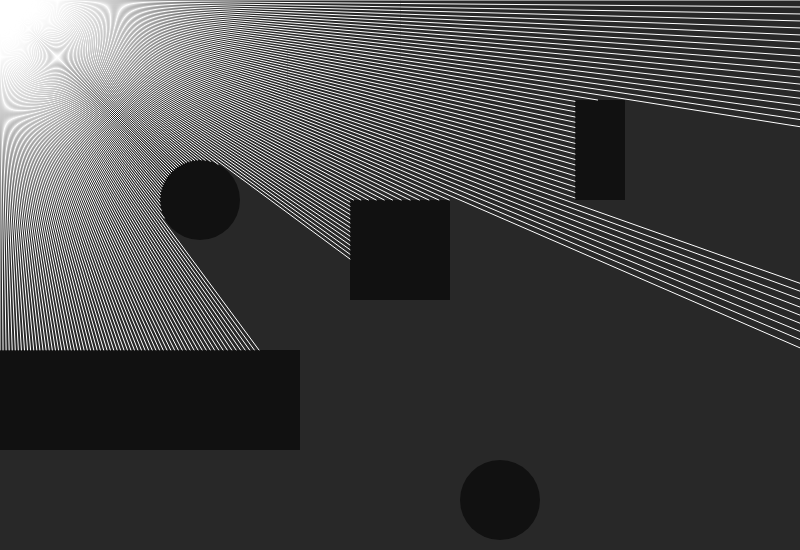
Frame 1 (no input)
Frame 60 (no input): identical to frame 1, image omitted
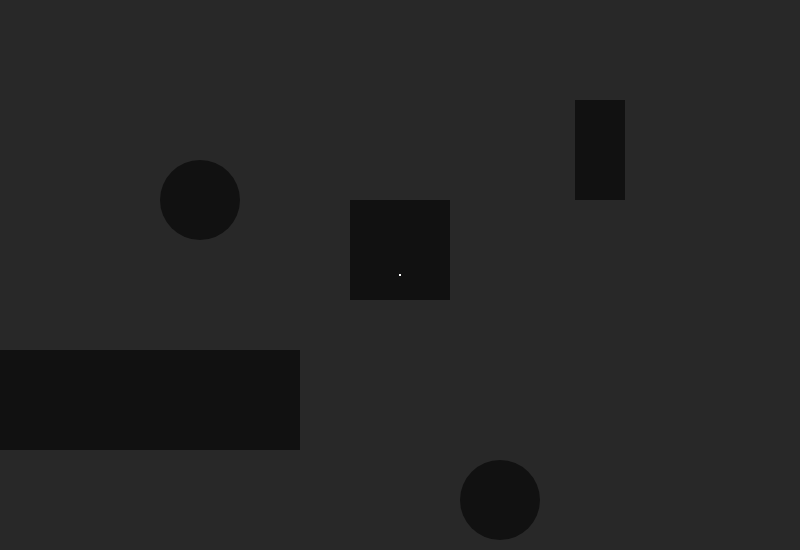
Frame 120 (the mouse pressed at the canvas centre since frame 60)

The p5.js sketch that drew these frames (run headless with seeded random() and noise() and a simulated clock; from frame 60 on, the mouse is pressed at the canvas centre):

// p5.js sketch
// ── sketch.js
var boxes = []
var circles = []
var source;
var iterations;

function setup() {
  // put setup code here
  createCanvas(800, 550);
  boxes.push(new Box(400, 250, 100, 100, "#111"));
  boxes.push(new Box(600, 150, 50, 100, "#111"));
  boxes.push(new Box(150, 400, 300, 100, "#111"));
  circles.push(new Circle(200, 200, 40, "#111"));
  circles.push(new Circle(500, 500, 40, "#111"));
  source = {x:700, y:500};
}

function distance(p){
  return Math.sqrt(p.x*p.x + p.y*p.y);
}

function signedDstToCircle(p, centre, radius) {
  return distance({x:(centre.x-p.x), y:(centre.y-p.y)})-radius;
}

function signedDstToRect(rect, p) {
  var dx = Math.max(rect.min.x - p.x, 0, p.x - rect.max.x);
  var dy = Math.max(rect.min.y - p.y, 0, p.y - rect.max.y);
  return Math.sqrt(dx*dx + dy*dy);
}

function drawCircleAtPos(p, r){
  stroke(255);
  fill(220, 220, 220, 10);
  ellipse(p.x, p.y, r);
  fill(255);
  ellipse(p.x, p.y, 5);
}

function drawShapes(){
  for(var i = 0; i < boxes.length; i++){
    boxes[i].show();
  }
  for(var i = 0; i < circles.length; i++){
    circles[i].show();
  }
}

function shortestDistToPoint(p){
  var result = Infinity;
  for(var i = 0; i < boxes.length; i++){
    var d = signedDstToRect({max:boxes[i].max, min:boxes[i].min}, p);
    result = d < result ? d : result;
  }
  for(var i = 0; i < circles.length; i++){
    var d = signedDstToCircle(p, {x:circles[i].x, y:circles[i].y}, circles[i].r);
    result = d < result ? d : result;
  }
  return result;
}

function getDirection(p1, p2){
  var r = Math.atan2(p2.y - p1.y, p2.x - p1.x);
  var v = {x:Math.cos(r), y:Math.sin(r)};
  return v;
}

function drawLineInDirection(p1, v, l){
  stroke(255);
  line(p1.x, p1.y, p1.x+v.x*l, p1.y+v.y*l);
}

function mouseClicked() {
  source = {x:mouseX, y:mouseY};
}

function getAngleFromVector(v){
    var angle = Math.atan2(v.y, v.x);   //radians
    // you need to devide by PI, and MULTIPLY by 180:
    var degrees = 180*angle/Math.PI;  //degrees
    return (360+Math.round(degrees))%360; //round number, avoid decimal fragments
}

function getVectorFromAngle(angle){
  var v = p5.Vector.fromAngle(radians(angle), 1);
  return {x:v.x, y:v.y};
}

function draw() {
  // put drawing code here
  background(40);
  drawShapes();
  var direction = getDirection(source, {x:mouseX, y:mouseY});
  //drawLineInDirection(source, {x:mouseX, y:mouseY}, direction, 100);
  var curPos = source;

  var example = false;
  if(example){
    iterations = 100;
    for(var i = 0; i < iterations; i++){
      radius = shortestDistToPoint(curPos);
      drawLineInDirection(curPos, direction, radius);
      if(radius>0){
        drawCircleAtPos({x:curPos.x, y:curPos.y}, radius*2);
      }
      curPos = {
        x:curPos.x+direction.x*radius,
        y:curPos.y+direction.y*radius
      };
      if(curPos.x < 0 || curPos.x > width || curPos.y < 0 || curPos.y > height){
        radius = 1000;
        break;
      }
    }
  }else{
    source = {x:mouseX, y:mouseY};
    iterations = 100;
    var direction;
    var radius;
    for(var a = 0; a < 360; a+=0.5){
      curPos = source;
      direction = getVectorFromAngle(a);
      radius = 0;
      for(var i = 0; i < iterations; i++){
        radius = shortestDistToPoint(curPos);
        curPos = {
          x:curPos.x+direction.x*radius,
          y:curPos.y+direction.y*radius
        };
        if(radius==0){
          radius = distance({x:source.x-curPos.x, y:source.y-curPos.y});
          break;
        }
        if(curPos.x < 0 || curPos.x > width || curPos.y < 0 || curPos.y > height){
          radius = 1000;
          break;
        }else if(i == iterations-1){
          radius = distance({x:source.x-curPos.x, y:source.y-curPos.y});
          break;
        }
      }
      drawLineInDirection(source, direction, radius);
    }
  }
}

// ── Shapes.js
function Box(x, y, w, h, c) {
  this.x = x;
  this.y = y;
  this.w = w;
  this.h = h;
  this.c = c;
  this.min = {
      x: (this.x-this.w/2),
      y: (this.y-this.h/2)
  }
  this.max = {
      x: (this.x+this.w/2),
      y: (this.y+this.h/2)
  }
  this.show = function() {
    push();
    rectMode(CENTER);
    noStroke();
    fill(this.c);
    rect(this.x, this.y, this.w, this.h);
    pop();
  }
}

function Circle(x, y, r, c) {
  this.x = x;
  this.y = y;
  this.r = r;
  this.c = c;
  this.show = function() {
    push();
    rectMode(CENTER);
    noStroke();
    fill(this.c);
    ellipse(this.x, this.y, this.r*2);
    pop();
  }
}

// ── beauty.js
var boxes = []
var circles = []
var source;
var iterations;

function setup() {
  // put setup code here
  createCanvas(800, 550);
  boxes.push(new Box(400, 250, 100, 100, "#111"));
  boxes.push(new Box(600, 150, 50, 100, "#111"));
  boxes.push(new Box(150, 400, 300, 100, "#111"));
  circles.push(new Circle(200, 200, 40, "#111"));
  circles.push(new Circle(500, 500, 40, "#111"));
  source = {x:700, y:500};
}

function distance(p){
  return Math.sqrt(p.x*p.x + p.y*p.y);
}

function signedDstToCircle(p, centre, radius) {
  return distance({x:(centre.x-p.x), y:(centre.y-p.y)})-radius;
}

function signedDstToRect(rect, p) {
  var dx = Math.max(rect.min.x - p.x, 0, p.x - rect.max.x);
  var dy = Math.max(rect.min.y - p.y, 0, p.y - rect.max.y);
  return Math.sqrt(dx*dx + dy*dy);
}

function drawCircleAtPos(p, r){
  stroke(255);
  fill(220, 220, 220, 10);
  ellipse(p.x, p.y, r);
  fill(255);
  ellipse(p.x, p.y, 5);
}

function drawShapes(){
  for(var i = 0; i < boxes.length; i++){
    boxes[i].show();
  }
  for(var i = 0; i < circles.length; i++){
    circles[i].show();
  }
}

function shortestDistToPoint(p){
  var result = Infinity;
  for(var i = 0; i < boxes.length; i++){
    var d = signedDstToRect({max:boxes[i].max, min:boxes[i].min}, p);
    result = d < result ? d : result;
  }
  for(var i = 0; i < circles.length; i++){
    var d = signedDstToCircle(p, {x:circles[i].x, y:circles[i].y}, circles[i].r);
    result = d < result ? d : result;
  }
  return result;
}

function getDirection(p1, p2){
  var r = Math.atan2(p2.y - p1.y, p2.x - p1.x);
  var v = {x:Math.cos(r), y:Math.sin(r)};
  return v;
}

function drawLineInDirection(p1, v, l){
  stroke(255);
  line(p1.x, p1.y, p1.x+v.x*l, p1.y+v.y*l);
}

function mouseClicked() {
  source = {x:mouseX, y:mouseY};
}

function getAngleFromVector(v){
    var angle = Math.atan2(v.y, v.x);   //radians
    // you need to devide by PI, and MULTIPLY by 180:
    var degrees = 180*angle/Math.PI;  //degrees
    return (360+Math.round(degrees))%360; //round number, avoid decimal fragments
}

function getVectorFromAngle(angle){
  var v = p5.Vector.fromAngle(radians(angle), 1);
  return {x:v.x, y:v.y};
}

function draw() {
  // put drawing code here
  background(40);
  drawShapes();
  //var direction = getDirection(source, {x:mouseX, y:mouseY});
  //drawLineInDirection(source, {x:mouseX, y:mouseY}, direction, 100);
  var curPos = source;

  source = {x:mouseX, y:mouseY};

  iterations = 100;
  var direction;
  for(var a = 0; a < 360; a++){
    curPos = source;
    direction = getVectorFromAngle(a);
    for(var i = 0; i < iterations; i++){
      var radius = shortestDistToPoint(curPos);
      curPos = {
        x:curPos.x+direction.x*radius,
        y:curPos.y+direction.y*radius
      };
      if(curPos.x < 0 || curPos.x > width || curPos.y < 0 || curPos.y > height || radius <0){
        break;
      }
      drawLineInDirection(curPos, direction, radius);
    }
  }
}

// ── beauty2.js
var boxes = []
var circles = []
var source;
var iterations;

function setup() {
  // put setup code here
  createCanvas(800, 550);
  boxes.push(new Box(400, 250, 100, 100, "#111"));
  boxes.push(new Box(600, 150, 50, 100, "#111"));
  boxes.push(new Box(150, 400, 300, 100, "#111"));
  circles.push(new Circle(200, 200, 40, "#111"));
  circles.push(new Circle(500, 500, 40, "#111"));
  source = {x:700, y:500};
}

function distance(p){
  return Math.sqrt(p.x*p.x + p.y*p.y);
}

function signedDstToCircle(p, centre, radius) {
  return distance({x:(centre.x-p.x), y:(centre.y-p.y)})-radius;
}

function signedDstToRect(rect, p) {
  var dx = Math.max(rect.min.x - p.x, 0, p.x - rect.max.x);
  var dy = Math.max(rect.min.y - p.y, 0, p.y - rect.max.y);
  return Math.sqrt(dx*dx + dy*dy);
}

function drawCircleAtPos(p, r){
  stroke(255);
  fill(220, 220, 220, 10);
  ellipse(p.x, p.y, r);
  fill(255);
  ellipse(p.x, p.y, 5);
}

function drawShapes(){
  for(var i = 0; i < boxes.length; i++){
    boxes[i].show();
  }
  for(var i = 0; i < circles.length; i++){
    circles[i].show();
  }
}

function shortestDistToPoint(p){
  var result = Infinity;
  for(var i = 0; i < boxes.length; i++){
    var d = signedDstToRect({max:boxes[i].max, min:boxes[i].min}, p);
    result = d < result ? d : result;
  }
  for(var i = 0; i < circles.length; i++){
    var d = signedDstToCircle(p, {x:circles[i].x, y:circles[i].y}, circles[i].r);
    result = d < result ? d : result;
  }
  return result;
}

function getDirection(p1, p2){
  var r = Math.atan2(p2.y - p1.y, p2.x - p1.x);
  var v = {x:Math.cos(r), y:Math.sin(r)};
  return v;
}

function drawLineInDirection(p1, v, l){
  stroke(255);
  line(p1.x, p1.y, p1.x+v.x*l, p1.y+v.y*l);
}

function mouseClicked() {
  source = {x:mouseX, y:mouseY};
}

function getAngleFromVector(v){
    var angle = Math.atan2(v.y, v.x);   //radians
    // you need to devide by PI, and MULTIPLY by 180:
    var degrees = 180*angle/Math.PI;  //degrees
    return (360+Math.round(degrees))%360; //round number, avoid decimal fragments
}

function getVectorFromAngle(angle){
  var v = p5.Vector.fromAngle(radians(angle), 1);
  return {x:v.x, y:v.y};
}

function draw() {
  // put drawing code here
  background(40);
  drawShapes();
  //var direction = getDirection(source, {x:mouseX, y:mouseY});
  //drawLineInDirection(source, {x:mouseX, y:mouseY}, direction, 100);
  var curPos = source;

  source = {x:mouseX, y:mouseY};

  iterations = 100;
  var direction;
  var radius;
  for(var a = 0; a < 360; a++){
    curPos = source;
    direction = getVectorFromAngle(a);
    radius = 0;
    for(var i = 0; i < iterations; i++){
      radius += shortestDistToPoint(curPos);
      curPos = {
        x:curPos.x+direction.x*radius,
        y:curPos.y+direction.y*radius
      };
      if(curPos.x < 0 || curPos.x > width || curPos.y < 0 || curPos.y > height || radius <0){
        break;
      }
      drawLineInDirection(curPos, direction, radius);
    }
  }
}

// ── beauty3.js
var boxes = []
var circles = []
var source;
var iterations;

function setup() {
  // put setup code here
  createCanvas(800, 550);
  boxes.push(new Box(400, 250, 100, 100, "#111"));
  boxes.push(new Box(600, 150, 50, 100, "#111"));
  boxes.push(new Box(150, 400, 300, 100, "#111"));
  circles.push(new Circle(200, 200, 40, "#111"));
  circles.push(new Circle(500, 500, 40, "#111"));
  source = {x:700, y:500};
}

function distance(p){
  return Math.sqrt(p.x*p.x + p.y*p.y);
}

function signedDstToCircle(p, centre, radius) {
  return distance({x:(centre.x-p.x), y:(centre.y-p.y)})-radius;
}

function signedDstToRect(rect, p) {
  var dx = Math.max(rect.min.x - p.x, 0, p.x - rect.max.x);
  var dy = Math.max(rect.min.y - p.y, 0, p.y - rect.max.y);
  return Math.sqrt(dx*dx + dy*dy);
}

function drawCircleAtPos(p, r){
  stroke(255);
  fill(220, 220, 220, 10);
  ellipse(p.x, p.y, r);
  fill(255);
  ellipse(p.x, p.y, 5);
}

function drawShapes(){
  for(var i = 0; i < boxes.length; i++){
    boxes[i].show();
  }
  for(var i = 0; i < circles.length; i++){
    circles[i].show();
  }
}

function shortestDistToPoint(p){
  var result = Infinity;
  for(var i = 0; i < boxes.length; i++){
    var d = signedDstToRect({max:boxes[i].max, min:boxes[i].min}, p);
    result = d < result ? d : result;
  }
  for(var i = 0; i < circles.length; i++){
    var d = signedDstToCircle(p, {x:circles[i].x, y:circles[i].y}, circles[i].r);
    result = d < result ? d : result;
  }
  return result;
}

function getDirection(p1, p2){
  var r = Math.atan2(p2.y - p1.y, p2.x - p1.x);
  var v = {x:Math.cos(r), y:Math.sin(r)};
  return v;
}

function drawLineInDirection(p1, v, l){
  stroke(255);
  line(p1.x, p1.y, p1.x+v.x*l, p1.y+v.y*l);
}

function mouseClicked() {
  source = {x:mouseX, y:mouseY};
}

function getAngleFromVector(v){
    var angle = Math.atan2(v.y, v.x);   //radians
    // you need to devide by PI, and MULTIPLY by 180:
    var degrees = 180*angle/Math.PI;  //degrees
    return (360+Math.round(degrees))%360; //round number, avoid decimal fragments
}

function getVectorFromAngle(angle){
  var v = p5.Vector.fromAngle(radians(angle), 1);
  return {x:v.x, y:v.y};
}

function draw() {
  // put drawing code here
  background(40);
  drawShapes();
  var direction = getDirection(source, {x:mouseX, y:mouseY});
  //drawLineInDirection(source, {x:mouseX, y:mouseY}, direction, 100);
  var curPos = source;

  var example = false;
  if(example){
    iterations = 100;
    for(var i = 0; i < iterations; i++){
      radius = shortestDistToPoint(curPos);
      drawLineInDirection(curPos, direction, radius);
      if(radius>0){
        drawCircleAtPos({x:curPos.x, y:curPos.y}, radius*2);
      }
      curPos = {
        x:curPos.x+direction.x*radius,
        y:curPos.y+direction.y*radius
      };
      if(curPos.x < 0 || curPos.x > width || curPos.y < 0 || curPos.y > height){
        radius = 1000;
        break;
      }
    }
  }else{
    source = {x:400, y:390};
    iterations = 100;
    var direction;
    var radius;
    for(var a = 0; a < 360; a+=0.5){
      curPos = source;
      direction = getVectorFromAngle(a);
      radius = 0;
      for(var i = 0; i < iterations; i++){
        radius = shortestDistToPoint(curPos);
        curPos = {
          x:curPos.x+direction.x*radius,
          y:curPos.y+direction.y*radius
        };
        if(radius==0){
          radius = distance({x:source.x-curPos.x, y:source.y-curPos.y});
          break;
        }
        if(curPos.x < 0 || curPos.x > width || curPos.y < 0 || curPos.y > height){
          radius = 1000;
          break;
        }else if(i == iterations-1){
          radius = distance({x:source.x-curPos.x, y:source.y-curPos.y});
          break;
        }
      }
      drawLineInDirection(source, direction, radius);
    }
  }
}
